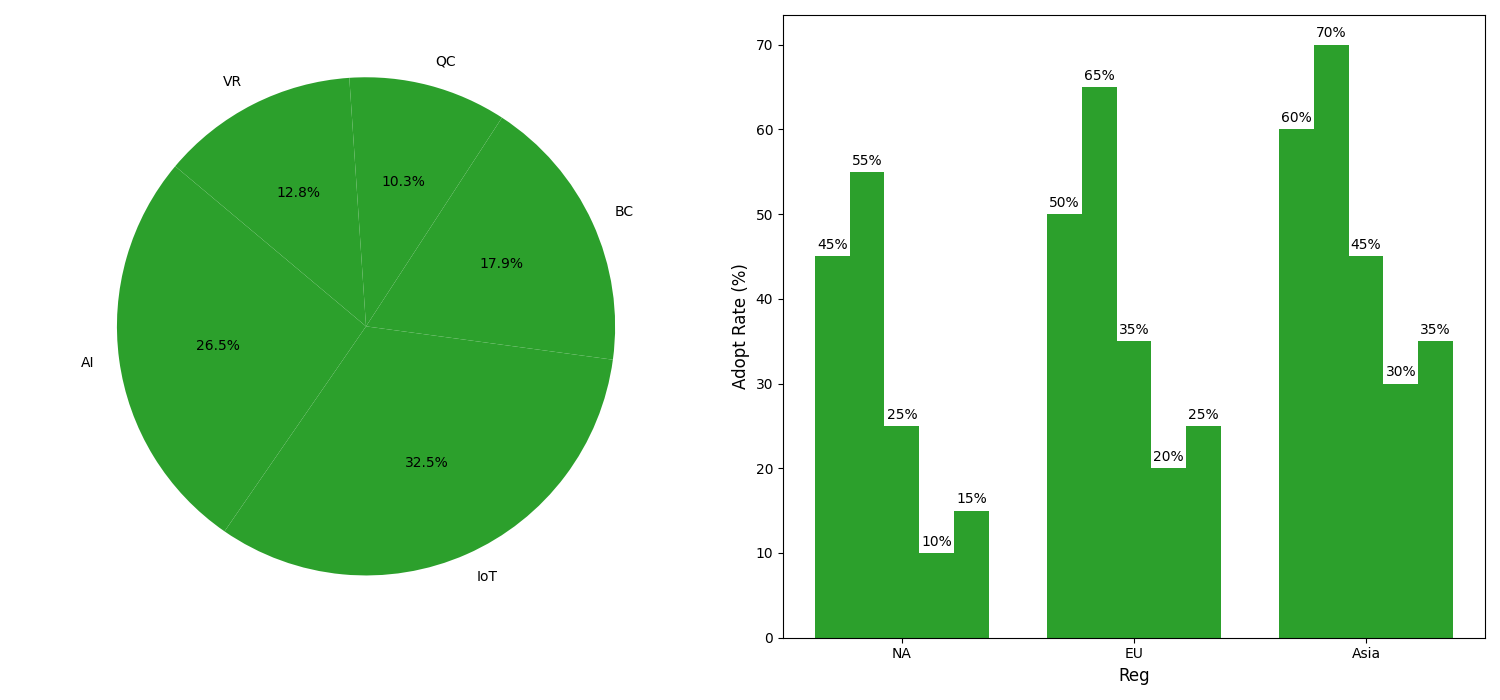

Reproduce this figure in Python.
import matplotlib.pyplot as plt
import numpy as np

regions = ['NA', 'EU', 'Asia']
AI_rate = [45, 50, 60]
IoT_rate = [55, 65, 70]
BC_rate = [25, 35, 45]
QC_rate = [10, 20, 30]
VR_rate = [15, 25, 35]  # New technology data for VR

adoption_data = np.array([AI_rate, IoT_rate, BC_rate, QC_rate, VR_rate])
technologies = ['AI', 'IoT', 'BC', 'QC', 'VR']

fig, (ax2, ax1) = plt.subplots(1, 2, figsize=(15, 7))

x = np.arange(len(regions))
width = 0.15
single_color = '#2ca02c'  # Consistent color for all data groups

total_adoption = np.sum(adoption_data, axis=1)
ax2.pie(total_adoption, labels=technologies, colors=[single_color]*len(technologies), autopct='%1.1f%%', startangle=140)

for i in range(len(adoption_data)):
    ax1.bar(x + i * width, adoption_data[i], width, color=single_color)

ax1.set_xlabel('Reg', fontsize=12)
ax1.set_ylabel('Adopt Rate (%)', fontsize=12)
ax1.set_xticks(x + width * 2)
ax1.set_xticklabels(regions)

for i in range(len(adoption_data)):
    for j in range(len(regions)):
        ax1.annotate(f'{adoption_data[i, j]}%',
                     xy=(x[j] + i * width, adoption_data[i, j]),
                     xytext=(0, 3),
                     textcoords='offset points',
                     ha='center', va='bottom', fontsize=10)

plt.tight_layout()
plt.show()
